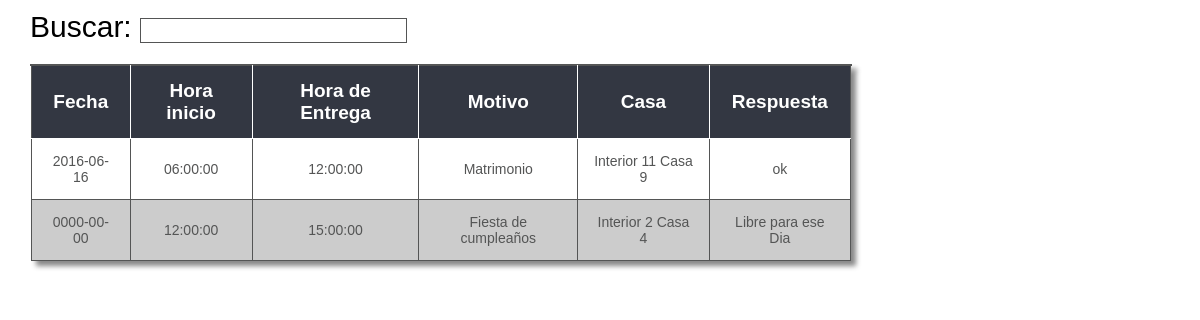
Screenshot of /consultas/consulta_reserva_administrador.php (signed in) with the database file from the repository.
### tables this page shows
CREATE TABLE `reservas` (
  `id` int(11) NOT NULL,
  `fecha` date NOT NULL,
  `hora_inicio` time NOT NULL,
  `hora_final` time NOT NULL,
  `motivo` varchar(200) NOT NULL,
  `id_casa` varchar(5) DEFAULT NULL,
  `respuesta` varchar(200) DEFAULT NULL
);

CREATE TABLE `casas` (
  `id` varchar(5) NOT NULL,
  `nombre` varchar(20) NOT NULL
);

### consultas/consulta_reserva_administrador.php (the view, shortened to what this page needs)
<?php
require ("../global/conexion.php");
if (isset($_SESSION['id_usuario'])) {
	$id_usuario = $_SESSION['id_usuario'];
	$consulta = $conexion -> query("SELECT * FROM admin WHERE cedula='".$id_usuario."'");
	if ($respuesta = mysqli_fetch_array($consulta)) {
		$consulta_reserva = $conexion -> query("SELECT * FROM reservas ");
	}
?>
 <!DOCTYPE html>
 <html lang="es">
 <head>
	<link rel="stylesheet" href="../css/css_estilos_tablas.css">
 </head>
 <body>
 	<div class="buscar"> Buscar: <input id="searchTerm" type="text" onkeyup="doSearch()" autocomplete="off" /></div>
 	<div class="Tabla">
	<table class="Tabla" id="buscar">
		<tr>
			<td>Fecha</td>
			<td>Hora inicio</td>
			<td>Hora de Entrega</td>
			<td>Motivo</td>
			<td>Casa</td>
			<td>Respuesta</td>
		</tr>
		<tr>
		<?php
		while ($res = mysqli_fetch_array($consulta_reserva)) {
			$consulta_casaint= $conexion -> query("SELECT * FROM casas WHERE id = '".$res[5]."' ");
							if ($respuesta_casint = mysqli_fetch_array($consulta_casaint)) {
									$nombre_casint = $respuesta_casint['nombre'];
					}
			echo "
			<td>$res[1]</td>
			<td>$res[2]</td>
			<td>$res[3]</td>
			<td>$res[4]</td>
			<td>$nombre_casint</td>
			<td contenteditable='true' id='respuesta:$res[0]'>$res[6]</td>
		</tr>
		";
			}
		 ?>
	</table>
</div>
 </body>
 </html>
 <?php
}else {
	header('Location: ../index.php');
}
 ?>

### css/css_estilos_tablas.css (style rules this page uses)
* { padding: 0px; margin: 0px; outline: none; }
.Tabla { margin: 10px; padding: 0px; width: 820px; box-shadow: 5px 5px 5px #888888; border: 1px solid #545555; margin-left: 2.5%; margin-top: 10px; position: absolute; }
.Tabla table { border-collapse: collapse; border-spacing: 0; width:100%; height:100%; margin:0px;padding:0px; }
.Tabla tr:nth-child(odd) { background-color:#cccccc; }
.Tabla tr:nth-child(even) { background-color:#ffffff; }
.Tabla td { vertical-align:middle; border:1px solid #545555; border-width:0px 1px 1px 0px; text-align:center; padding:14px; font-size:14px; font-family:Arial; font-weight:normal; color:#545555; }
.Tabla tr:last-child td { border-width:0px 1px 0px 0px; }
.Tabla tr td:last-child { border-width:0px 0px 1px 0px; }
.Tabla tr:last-child td:last-child { border-width:0px 0px 0px 0px; }
.Tabla tr:first-child td { background:-o-linear-gradient(bottom, :#333742 5%, :#333742 100%); background:-webkit-gradient( linear, left top, left bottom, color-stop(0.05, :#333742), color-stop(1, :#333742) ); background:-moz-linear-gradient( center top, :#333742 5%, :#333742 100% ); filter:progid:DXImageTransform.Microsoft.gradient(startColorstr=":#333742", endColorstr=":#333742"); background: -o-linear-gradient(top,:#333742,4caf50); background-color:#333742; border:0px solid #fff; text-align:center; border-width:0px 0px 1px 1px; font-size:19px; font-family:Arial; font-weight:bold; color:#ffffff; }
.Tabla tr:first-child td:first-child { border-width:0px 0px 1px 0px; }
.Tabla tr:first-child td:last-child { border-width:0px 0px 1px 1px; }
.buscar { background: transparent; margin: 10px; padding: 0px; width: 500px; margin-left: 2.5%; margin-top: 10px; color::#545555; font-family: arial; font-size: 30px; }
.buscar input { font-size: 20px; color: #4CAF50; background: transparent; outline: 0px; border:1px solid #545555; }

### rows the page displays
reservas: fecha "2016-06-16", hora_inicio "06:00:00", hora_final "12:00:00", motivo "Matrimonio", id_casa.nombre "Interior 11 Casa 9", respuesta "ok"
reservas: fecha "0000-00-00", hora_inicio "12:00:00", hora_final "15:00:00", motivo "Fiesta de cumpleaños", id_casa.nombre "Interior 2 Casa 4", respuesta "Libre para ese Dia"
